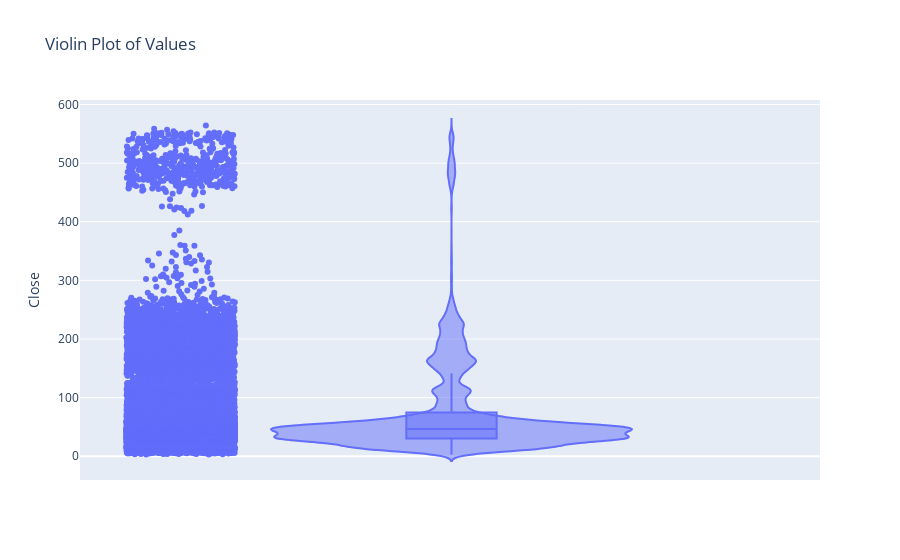

Source (notebook cell):
### Markdown cell above
### Violin Plot

### Code cell
fig = px.violin(sdata, y="Close", box=True, points="all", title="Violin Plot of Values")

# Show the plot
fig.show()

### Figure 1 — Plotly figure (JSON) as saved in the notebook; plotly's stock layout.template omitted (floating-point values rounded to 4 significant figures; data arrays with more than 128 entries replaced by an {"elided": "..."} marker saying what was removed)
{"data": [{"alignmentgroup": "True", "box": {"visible": true}, "hovertemplate": "Close=%{y}<extra></extra>", "legendgroup": "", "marker": {"color": "#636efa"}, "name": "", "offsetgroup": "", "orientation": "v", "points": "all", "scalegroup": "True", "showlegend": false, "type": "violin", "x0": " ", "xaxis": "x", "y": {"elided": "21138 float values"}, "y0": " ", "yaxis": "y"}], "layout": {"legend": {"tracegroupgap": 0}, "title": {"text": "Violin Plot of Values"}, "violinmode": "group", "xaxis": {"anchor": "y", "domain": [0, 1]}, "yaxis": {"anchor": "x", "domain": [0, 1], "title": {"text": "Close"}}}}
